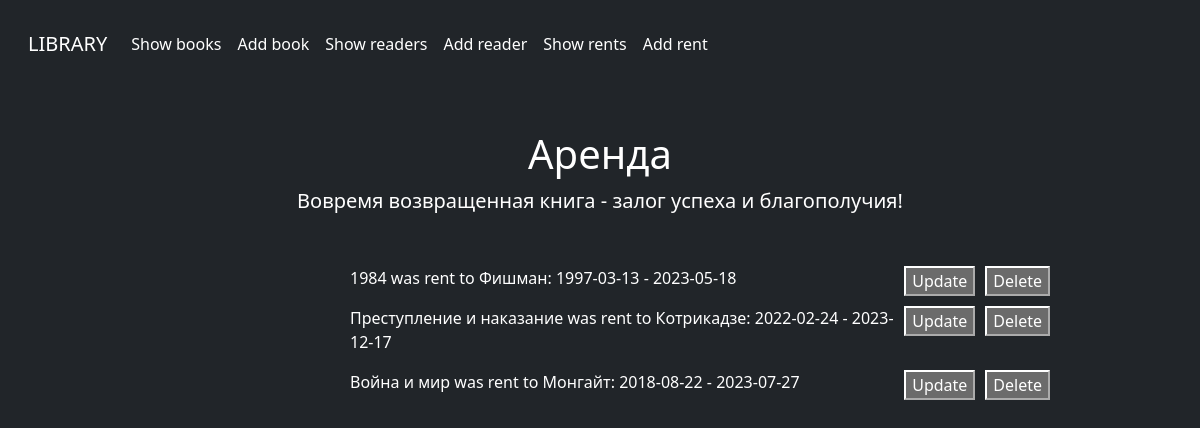
The page /showrents/ on the database as committed earlier.
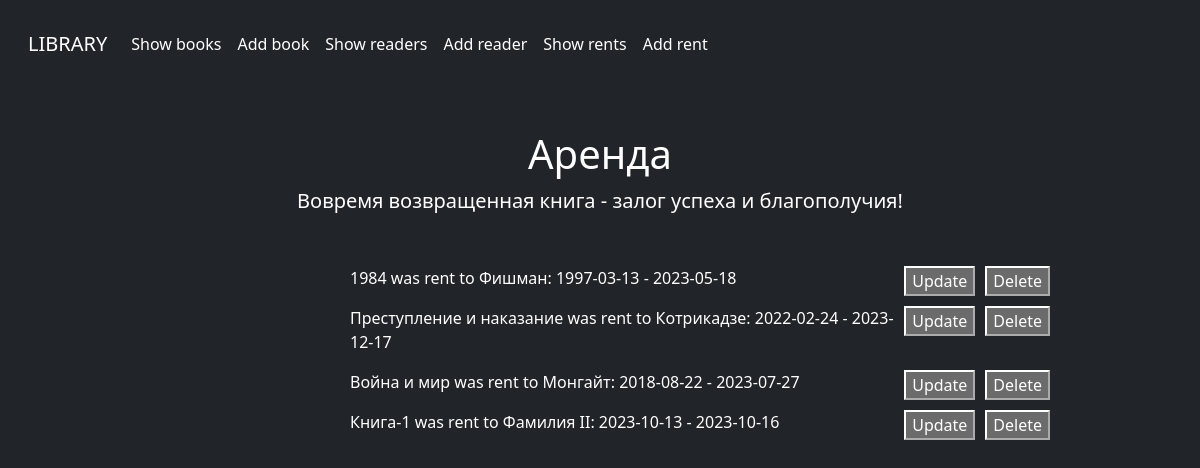
The same page on the database as committed later.
### library/models.py (models this page shows)
class BookRent(models.Model):
    book_title = models.CharField(max_length=50)
    reader_surname = models.CharField(max_length=50)
    rent_date = models.DateField()
    return_date = models.DateField()
    def __str__(self):
        return f"{self.book_title} was rent to {self.reader_surname}: {self.rent_date} - {self.return_date}"

### library/views.py (the view)
# urls.py: path('showrents/', views.show_rents)
def show_rents(request):
    if request.method == "POST":
        if 'delete' in request.POST:
            BookRent.objects.filter(id=request.POST['delete']).delete()
    return render(request, 'showrents.html', {'rents': BookRent.objects.all()})

### templates/showrents.html (shortened to what this page needs)
<!DOCTYPE html>
{% load static %}
<html lang="en" class="h-100" data-bs-theme="dark">
<head>
  <link href="https://cdn.jsdelivr.net/npm/bootstrap@5.3.0-alpha3/dist/css/bootstrap.min.css" rel="stylesheet">
  <link rel="stylesheet" href="{% static 'library/css/library.css' %}">
</head>
<body class="d-flex h-100 text-center text-bg-dark">
  <div class="cover-container d-flex w-100 h-100 p-3 mx-auto flex-column">
    <nav class="navbar navbar-expand navbar-dark bg-dark" aria-label="Second navbar example">
      <div class="container-fluid">
        <a class="navbar-brand" href="http://127.0.0.1:8000">LIBRARY</a>
        <div class="collapse navbar-collapse" id="navbarsExample02">
          <ul class="navbar-nav me-auto">
            <li class="nav-item">
              <a class="nav-link active" aria-current="page" href="http://127.0.0.1:8000/showbooks">Show books</a>
            </li>
            <li class="nav-item">
              <a class="nav-link active" aria-current="page" href="http://127.0.0.1:8000/addbook">Add book</a>
            </li>
            <li class="nav-item">
              <a class="nav-link active" aria-current="page" href="http://127.0.0.1:8000/showreaders">Show readers</a>
            </li>
            <li class="nav-item">
              <a class="nav-link active" aria-current="page" href="http://127.0.0.1:8000/addreader">Add reader</a>
            </li>
            <li class="nav-item">
              <a class="nav-link active" aria-current="page" href="http://127.0.0.1:8000/showrents">Show rents</a>
            </li>
            <li class="nav-item">
              <a class="nav-link active" aria-current="page" href="http://127.0.0.1:8000/addrent">Add rent</a>
            </li>
          </ul>
        </div>
      </div>
    </nav>
    <main class="px-3" style="padding-top: 5%;">
      <h1>Аренда</h1>
      <p class="lead">Вовремя возвращенная книга - залог успеха и благополучия!</p>
      <div style="height: 50px; width: 500px; margin: auto; margin-top: 50px;">
        {% if rents %}
            {% for rent in rents %}
                <div class="line_info_rent">
                  <p class="reader" style="text-align: left;">{{ rent }}</p>
                  <div class="navi">
                    <form class="update" action="http://127.0.0.1:8000/addrent/" method="post">
                      <button type="submit">Update</button>
                    </form>
                    <form class="delete" action="" method="post">
                      <button type="submit">Delete</button>
                    </form>
                  </div>
                </div>
            {% endfor %}
        {% else %}
          <h1>Пользователи отсутствуют</h1>
        {% endif %}
      </div>
    </main>
  </div>
</body>
</html>

Rows that differ between the two databases and show on the page:
added BookRent: book_title+reader_surname+rent_date "Книга-1 was rent to Фамилия II: 2023-10-13 - 2023-10-16"
